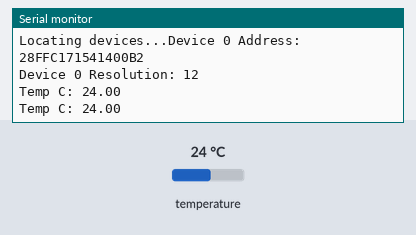
Recording of a sketch running on a simulated Arduino Uno, built with avr-gcc and run on an emulated ATmega328P. Parts: the last lines printed to the serial monitor. The test bench sets the inputs (shaded band); at power-on: temperature 24 °C.

Above: at 3.3 s.
3.4 s: temperature set to 12 °C
At 5.0 s:
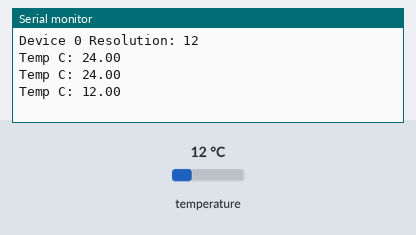
5.9 s: temperature set to 19 °C
At 7.5 s:
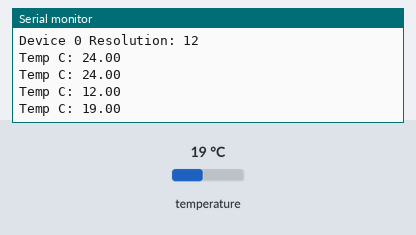
Timing chart, 0 to 9.0 s (numbered marks = the images above; inputs shaded):
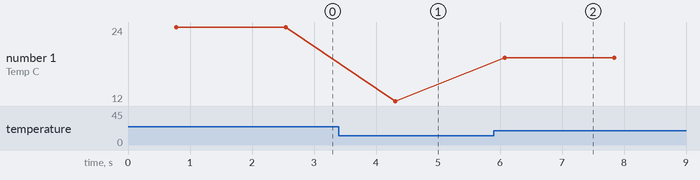

The sketch:

Single_temometr.ino
```cpp
// http://randomnerdtutorials.com/esp8266-ds18b20-temperature-sensor-web-server-with-arduino-ide/
// Include the libraries we need
#include <OneWire.h>
#include <DallasTemperature.h>

// Data wire is plugged into port 2 on the Arduino
#define ONE_WIRE_BUS 14

// Setup a oneWire instance to communicate with any OneWire devices (not just Maxim/Dallas temperature ICs)
OneWire oneWire(ONE_WIRE_BUS);

// Pass our oneWire reference to Dallas Temperature.
DallasTemperature sensors(&oneWire);

// arrays to hold device address
//DeviceAddress insideThermometer;
DeviceAddress insideThermometer = { 0x28, 0xFF, 0xC1, 0x71, 0x54, 0x14, 0x00, 0xB2 };

/*
 * Setup function. Here we do the basics
 */
void setup(void)
{
  // start serial port
  Serial.begin(115200);
  Serial.println("Dallas Temperature IC Control Library Demo");

  // locate devices on the bus
  Serial.print("Locating devices...");
  sensors.begin();
  //Serial.print("Found ");
  //Serial.print(sensors.getDeviceCount(), DEC);
  //Serial.println(" devices.");

  // report parasite power requirements
  //Serial.print("Parasite power is: ");
  //if (sensors.isParasitePowerMode()) Serial.println("ON");
  //else Serial.println("OFF");

  // Assign address manually. The addresses below will beed to be changed
  // to valid device addresses on your bus. Device address can be retrieved
  // by using either oneWire.search(deviceAddress) or individually via
  // sensors.getAddress(deviceAddress, index)
  // Note that you will need to use your specific address here
  //insideThermometer = { 0x28, 0x1D, 0x39, 0x31,  0x2,  0x0,  0x0, 0xF0 };

  // Method 1:
  // Search for devices on the bus and assign based on an index. Ideally,
  // you would do this to initially discover addresses on the bus and then
  // use those addresses and manually assign them (see above) once you know
  // the devices on your bus (and assuming they don't change).
  //if (!sensors.getAddress(insideThermometer, 0)) Serial.println("Unable to find address for Device 0");

  // method 2: search()
  // search() looks for the next device. Returns 1 if a new address has been
  // returned. A zero might mean that the bus is shorted, there are no devices,
  // or you have already retrieved all of them. It might be a good idea to
  // check the CRC to make sure you didn't get garbage. The order is
  // deterministic. You will always get the same devices in the same order
  //
  // Must be called before search()
  //oneWire.reset_search();
  // assigns the first address found to insideThermometer
  //if (!oneWire.search(insideThermometer)) Serial.println("Unable to find address for insideThermometer");

  // show the addresses we found on the bus
  Serial.print("Device 0 Address: ");
  printAddress(insideThermometer);
  Serial.println();

  // set the resolution to 9 bit (Each Dallas/Maxim device is capable of several different resolutions)
  sensors.setResolution(insideThermometer, 12);

  Serial.print("Device 0 Resolution: ");
  Serial.print(sensors.getResolution(insideThermometer), DEC);
  Serial.println();
}

// function to print the temperature for a device
void printTemperature(DeviceAddress deviceAddress)
{
  // method 1 - slower
  //Serial.print("Temp C: ");
  //Serial.print(sensors.getTempC(deviceAddress));
  //Serial.print(" Temp F: ");
  //Serial.print(sensors.getTempF(deviceAddress)); // Makes a second call to getTempC and then converts to Fahrenheit

  // method 2 - faster
  float tempC = sensors.getTempC(deviceAddress);
  Serial.print("Temp C: ");
  Serial.print(tempC);
  //Serial.print(" Temp F: ");
  //Serial.println(DallasTemperature::toFahrenheit(tempC)); // Converts tempC to Fahrenheit
  Serial.println();
}
/*
 * Main function. It will request the tempC from the sensors and display on Serial.
 */
void loop(void)
{
  // call sensors.requestTemperatures() to issue a global temperature
  // request to all devices on the bus
  //Serial.print("Requesting temperatures...");
  sensors.requestTemperatures(); // Send the command to get temperatures
  //Serial.println("DONE");

  // It responds almost immediately. Let's print out the data
  printTemperature(insideThermometer); // Use a simple function to print out the data
  delay(1000);
}

// function to print a device address
void printAddress(DeviceAddress deviceAddress)
{
  for (uint8_t i = 0; i < 8; i++)
  {
    if (deviceAddress[i] < 16) Serial.print("0");
    Serial.print(deviceAddress[i], HEX);
  }
}
```

Measured:
- after the input at 3.4 s, the serial monitor: prints a new line after 0.91 s (image 1)
- after the input at 5.9 s, the serial monitor: prints a new line after 0.18 s (image 2)
- plotted number 1: 24 → 12 after the input at 3.4 s, 12 → 19 after the input at 5.9 s
